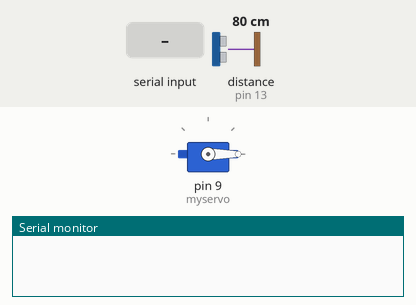
Simulated run of this sketch. Board: Arduino Uno, built with avr-gcc and run on an emulated ATmega328P. On the bench: servo, the last lines printed to the serial monitor. Wiring (inferred from the names in the program): ultrasonic range finder: trigger pin 12; echo pin 13. Inputs (shaded band) come from the test bench; at power-on: distance to the obstacle (sensor on pin 13) 80 cm. The echo pulse lasts 58.3 µs per cm.

Above: at 1.2 s.
1.3 s: distance to the obstacle (sensor on pin 13) set to 2 cm
2.8 s: "1\n" received over Serial
At 3.3 s:
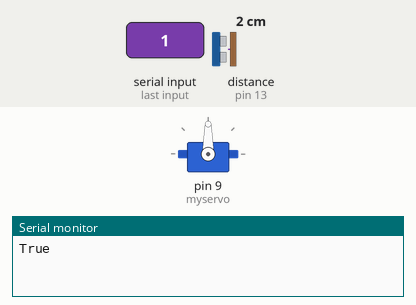
Timing chart, 0 to 24.3 s (numbered marks = the images above; inputs shaded):
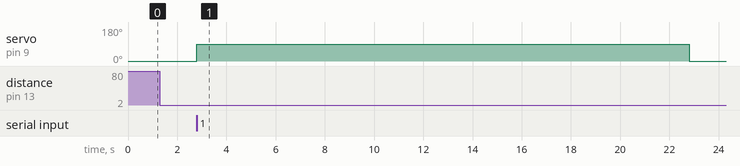

The sketch:

sketch_sep17a.ino
```cpp
#include <Servo.h>
const unsigned int TRIG_PIN=12;
const unsigned int ECHO_PIN=13;
Servo myservo;  // create servo object to control a servo


int val;    // variable to read the value from the analog pin
int x;

void setup() {
  myservo.attach(9);  // attaches the servo on pin 9 to the servo object
  pinMode(TRIG_PIN, OUTPUT);
  pinMode(ECHO_PIN, INPUT);
  Serial.begin(9600);
 Serial.setTimeout(1)  ;
}

void loop() {
  // for (int i = 0; i <= 180; i=i+10) {
  //   myservo.write(i);
  //   delay(100);

  // }
//  while (!Serial.available());
 x = Serial.readString().toInt();

myservo.write(0);
     digitalWrite(TRIG_PIN, LOW);
  delayMicroseconds(2);
  digitalWrite(TRIG_PIN, HIGH);
  delayMicroseconds(10);
  digitalWrite(TRIG_PIN, LOW);

 const unsigned long duration= pulseIn(ECHO_PIN, HIGH);

 int distance= duration/29/2;

//Serial.println(distance);
if (distance < 10)
{
  Serial.println("True");
  while (Serial.available() == 0) {
  }
 int response = Serial.parseInt();
 if (response == 1){
    myservo.write(90);
   delay(20000);
 }

  }


}
//  delay(100);
//}  // scale it to use it with the servo (value between 0 and 180)
                  // sets the servo position according to the scaled value
                          // waits for the servo to get there
```

Measured:
- after the input at 2.8 s, servo on pin 9 (myservo): 0° → 90° at once, → 0° 20.0 s later
